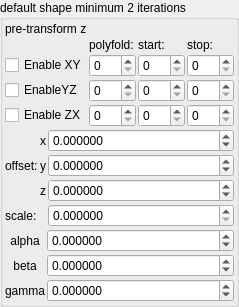
    <widget class="QGroupBox" name="groupBox_9">
     <property name="title">
      <string>default shape minimum 2 iterations</string>
     </property>
     <layout class="QVBoxLayout" name="verticalLayout_13" stretch="0,0,0,0">
      <property name="spacing">
       <number>2</number>
      </property>
      <property name="leftMargin">
       <number>2</number>
      </property>
      <property name="topMargin">
       <number>2</number>
      </property>
      <property name="rightMargin">
       <number>2</number>
      </property>
      <property name="bottomMargin">
       <number>2</number>
      </property>
      <item>
       <widget class="QLabel" name="label_165">
        <property name="text">
         <string>pre-transform z</string>
        </property>
       </widget>
      </item>
      <item>
       <layout class="QGridLayout" name="gridLayout_45" columnstretch="0,0,1,1">
        <property name="spacing">
         <number>2</number>
        </property>
        <item row="1" column="0" rowspan="2">
         <widget class="MyCheckBox" name="checkBox_transf_function_enabledCx">
          <property name="font">
           <font>
            <weight>50</weight>
            <bold>false</bold>
           </font>
          </property>
          <property name="text">
           <string>Enable XY</string>
          </property>
         </widget>
        </item>
        <item row="4" column="0">
         <widget class="MyCheckBox" name="checkBox_transf_function_enabledCz_false">
          <property name="enabled">
           <bool>true</bool>
          </property>
          <property name="font">
           <font>
            <weight>50</weight>
            <bold>false</bold>
           </font>
          </property>
          <property name="text">
           <string>Enable ZX</string>
          </property>
         </widget>
        </item>
        <item row="3" column="2">
         <widget class="MySpinBox" name="spinboxInt_transf_start_iterations_B">
          <property name="enabled">
           <bool>true</bool>
          </property>
          <property name="sizePolicy">
           <sizepolicy hsizetype="Minimum" vsizetype="Maximum">
            <horstretch>0</horstretch>
            <verstretch>0</verstretch>
           </sizepolicy>
          </property>
          <property name="maximum">
           <number>999</number>
          </property>
         </widget>
        </item>
        <item row="0" column="3">
         <widget class="QLabel" name="label_274">
          <property name="text">
           <string>stop:</string>
          </property>
         </widget>
        </item>
        <item row="1" column="2" rowspan="2">
         <widget class="MySpinBox" name="spinboxInt_transf_start_iterations_A">
          <property name="sizePolicy">
           <sizepolicy hsizetype="Minimum" vsizetype="Maximum">
            <horstretch>0</horstretch>
            <verstretch>0</verstretch>
           </sizepolicy>
          </property>
          <property name="maximum">
           <number>999</number>
          </property>
         </widget>
        </item>
        <item row="4" column="2">
         <widget class="MySpinBox" name="spinboxInt_transf_start_iterations_C">
          <property name="enabled">
           <bool>true</bool>
          </property>
          <property name="sizePolicy">
           <sizepolicy hsizetype="Minimum" vsizetype="Maximum">
            <horstretch>0</horstretch>
            <verstretch>0</verstretch>
           </sizepolicy>
          </property>
          <property name="maximum">
           <number>999</number>
          </property>
         </widget>
        </item>
        <item row="0" column="1">
         <widget class="QLabel" name="label_166">
          <property name="text">
           <string>polyfold:</string>
          </property>
         </widget>
        </item>
        <item row="0" column="2">
         <widget class="QLabel" name="label_273">
          <property name="text">
           <string>start:</string>
          </property>
         </widget>
        </item>
        <item row="3" column="3">
         <widget class="MySpinBox" name="spinboxInt_transf_stop_iterations_B">
          <property name="enabled">
           <bool>true</bool>
          </property>
          <property name="sizePolicy">
           <sizepolicy hsizetype="Minimum" vsizetype="Maximum">
            <horstretch>0</horstretch>
            <verstretch>0</verstretch>
           </sizepolicy>
          </property>
          <property name="maximum">
           <number>999</number>
          </property>
         </widget>
        </item>
        <item row="4" column="3">
         <widget class="MySpinBox" name="spinboxInt_transf_stop_iterations_C">
          <property name="enabled">
           <bool>true</bool>
          </property>
          <property name="sizePolicy">
           <sizepolicy hsizetype="Minimum" vsizetype="Maximum">
            <horstretch>0</horstretch>
            <verstretch>0</verstretch>
           </sizepolicy>
          </property>
          <property name="maximum">
           <number>999</number>
          </property>
         </widget>
        </item>
        <item row="3" column="0">
         <widget class="MyCheckBox" name="checkBox_transf_function_enabledCy_false">
          <property name="enabled">
           <bool>true</bool>
          </property>
          <property name="font">
           <font>
            <weight>50</weight>
            <bold>false</bold>
           </font>
          </property>
          <property name="text">
           <string>EnableYZ</string>
          </property>
         </widget>
        </item>
        <item row="1" column="3" rowspan="2">
         <widget class="MySpinBox" name="spinboxInt_transf_stop_iterations_A">
          <property name="sizePolicy">
           <sizepolicy hsizetype="Minimum" vsizetype="Maximum">
            <horstretch>0</horstretch>
            <verstretch>0</verstretch>
           </sizepolicy>
          </property>
          <property name="maximum">
           <number>999</number>
          </property>
         </widget>
        </item>
        <item row="3" column="1">
         <widget class="MySpinBox" name="spinboxInt_transf_int8_Y">
          <property name="enabled">
           <bool>true</bool>
          </property>
          <property name="sizePolicy">
           <sizepolicy hsizetype="Minimum" vsizetype="Maximum">
            <horstretch>0</horstretch>
            <verstretch>0</verstretch>
           </sizepolicy>
          </property>
          <property name="maximum">
           <number>999</number>
          </property>
         </widget>
        </item>
        <item row="4" column="1">
         <widget class="MySpinBox" name="spinboxInt_transf_int8_Z">
          <property name="enabled">
           <bool>true</bool>
          </property>
          <property name="sizePolicy">
           <sizepolicy hsizetype="Minimum" vsizetype="Maximum">
            <horstretch>0</horstretch>
            <verstretch>0</verstretch>
           </sizepolicy>
          </property>
          <property name="maximum">
           <number>999</number>
          </property>
         </widget>
        </item>
        <item row="1" column="1" rowspan="2">
         <widget class="MySpinBox" name="spinboxInt_transf_int_32">
          <property name="sizePolicy">
           <sizepolicy hsizetype="Minimum" vsizetype="Maximum">
            <horstretch>0</horstretch>
            <verstretch>0</verstretch>
           </sizepolicy>
          </property>
          <property name="maximum">
           <number>999</number>
          </property>
         </widget>
        </item>
       </layout>
      </item>
      <item>
       <layout class="QGridLayout" name="gridLayout_26" columnstretch="0,0,1">
        <property name="spacing">
         <number>2</number>
        </property>
        <item row="3" column="2">
         <widget class="MyDoubleSpinBox" name="spinbox3_transf_offset_000_z">
          <property name="sizePolicy">
           <sizepolicy hsizetype="Minimum" vsizetype="Maximum">
            <horstretch>0</horstretch>
            <verstretch>0</verstretch>
           </sizepolicy>
          </property>
          <property name="prefix">
           <string/>
          </property>
          <property name="suffix">
           <string/>
          </property>
          <property name="decimals">
           <number>6</number>
          </property>
          <property name="minimum">
           <double>-99.989999999999995</double>
          </property>
          <property name="maximum">
           <double>99.989999999999995</double>
          </property>
          <property name="singleStep">
           <double>0.100000000000000</double>
          </property>
         </widget>
        </item>
        <item row="2" column="0">
         <widget class="QLabel" name="label_164">
          <property name="text">
           <string>offset:</string>
          </property>
         </widget>
        </item>
        <item row="1" column="2">
         <widget class="MyDoubleSpinBox" name="spinbox3_transf_offset_000_x">
          <property name="sizePolicy">
           <sizepolicy hsizetype="Minimum" vsizetype="Maximum">
            <horstretch>0</horstretch>
            <verstretch>0</verstretch>
           </sizepolicy>
          </property>
          <property name="prefix">
           <string/>
          </property>
          <property name="suffix">
           <string/>
          </property>
          <property name="decimals">
           <number>6</number>
          </property>
          <property name="minimum">
           <double>-99.989999999999995</double>
          </property>
          <property name="maximum">
           <double>99.989999999999995</double>
          </property>
          <property name="singleStep">
           <double>0.100000000000000</double>
          </property>
         </widget>
        </item>
        <item row="3" column="1">
         <widget class="QLabel" name="label_163">
          <property name="text">
           <string notr="true">z</string>
          </property>
         </widget>
        </item>
        <item row="2" column="1">
         <widget class="QLabel" name="label_162">
          <property name="text">
           <string notr="true">y</string>
          </property>
         </widget>
        </item>
        <item row="2" column="2">
         <widget class="MyDoubleSpinBox" name="spinbox3_transf_offset_000_y">
          <property name="sizePolicy">
           <sizepolicy hsizetype="Minimum" vsizetype="Maximum">
            <horstretch>0</horstretch>
            <verstretch>0</verstretch>
           </sizepolicy>
          </property>
          <property name="prefix">
           <string/>
          </property>
          <property name="suffix">
           <string/>
          </property>
          <property name="decimals">
           <number>6</number>
          </property>
          <property name="minimum">
           <double>-99.989999999999995</double>
          </property>
          <property name="maximum">
           <double>99.989999999999995</double>
          </property>
          <property name="singleStep">
           <double>0.100000000000000</double>
          </property>
         </widget>
        </item>
        <item row="1" column="1">
         <widget class="QLabel" name="label_160">
          <property name="text">
           <string notr="true">x</string>
          </property>
         </widget>
        </item>
        <item row="4" column="2">
         <widget class="MyDoubleSpinBox" name="spinbox_transf_scale_1">
          <property name="sizePolicy">
           <sizepolicy hsizetype="Minimum" vsizetype="Maximum">
            <horstretch>0</horstretch>
            <verstretch>0</verstretch>
           </sizepolicy>
          </property>
          <property name="prefix">
           <string/>
          </property>
          <property name="suffix">
           <string/>
          </property>
          <property name="decimals">
           <number>6</number>
          </property>
          <property name="minimum">
           <double>0.000000000000000</double>
          </property>
          <property name="maximum">
           <double>99.998999999999995</double>
          </property>
          <property name="singleStep">
           <double>0.100000000000000</double>
          </property>
         </widget>
        </item>
        <item row="4" column="0" colspan="2">
         <widget class="QLabel" name="label_13">
          <property name="text">
           <string>scale:</string>
          </property>
         </widget>
        </item>
       </layout>
      </item>
      <item>
       <layout class="QGridLayout" name="gridLayout_10" columnstretch="0,1">
        <property name="spacing">
         <number>2</number>
        </property>
        <item row="1" column="0">
         <widget class="QLabel" name="label_35">
          <property name="text">
           <string notr="true">alpha</string>
          </property>
          <property name="alignment">
           <set>Qt::AlignCenter</set>
          </property>
         </widget>
        </item>
        <item row="2" column="1">
         <widget class="MyDoubleSpinBox" name="spinboxd3_transf_rotation_y">
          <property name="sizePolicy">
           <sizepolicy hsizetype="Minimum" vsizetype="Maximum">
            <horstretch>0</horstretch>
            <verstretch>0</verstretch>
           </sizepolicy>
          </property>
          <property name="prefix">
           <string/>
          </property>
          <property name="suffix">
           <string/>
          </property>
          <property name="decimals">
           <number>6</number>
          </property>
          <property name="minimum">
           <double>-36000.000000000000000</double>
          </property>
          <property name="maximum">
           <double>36000.000000000000000</double>
          </property>
          <property name="singleStep">
           <double>1.000000000000000</double>
          </property>
         </widget>
        </item>
        <item row="3" column="1">
         <widget class="MyDoubleSpinBox" name="spinboxd3_transf_rotation_z">
          <property name="sizePolicy">
           <sizepolicy hsizetype="Minimum" vsizetype="Maximum">
            <horstretch>0</horstretch>
            <verstretch>0</verstretch>
           </sizepolicy>
          </property>
          <property name="prefix">
           <string/>
          </property>
          <property name="suffix">
           <string/>
          </property>
          <property name="decimals">
           <number>6</number>
          </property>
          <property name="minimum">
           <double>-36000.000000000000000</double>
          </property>
          <property name="maximum">
           <double>36000.000000000000000</double>
          </property>
          <property name="singleStep">
           <double>1.000000000000000</double>
          </property>
         </widget>
        </item>
        <item row="1" column="1">
         <widget class="MyDoubleSpinBox" name="spinboxd3_transf_rotation_x">
          <property name="sizePolicy">
           <sizepolicy hsizetype="Minimum" vsizetype="Maximum">
            <horstretch>0</horstretch>
            <verstretch>0</verstretch>
           </sizepolicy>
          </property>
          <property name="prefix">
           <string/>
          </property>
          <property name="suffix">
           <string/>
          </property>
          <property name="decimals">
           <number>6</number>
          </property>
          <property name="minimum">
           <double>-36000.000000000000000</double>
          </property>
          <property name="maximum">
           <double>36000.000000000000000</double>
          </property>
          <property name="singleStep">
           <double>1.000000000000000</double>
          </property>
         </widget>
        </item>
        <item row="2" column="0">
         <widget class="QLabel" name="label_34">
          <property name="text">
           <string notr="true">beta</string>
          </property>
          <property name="alignment">
           <set>Qt::AlignCenter</set>
          </property>
         </widget>
        </item>
        <item row="3" column="0">
         <widget class="QLabel" name="label_36">
          <property name="text">
           <string notr="true">gamma</string>
          </property>
          <property name="alignment">
           <set>Qt::AlignCenter</set>
          </property>
         </widget>
        </item>
       </layout>
      </item>
     </layout>
    </widget>
